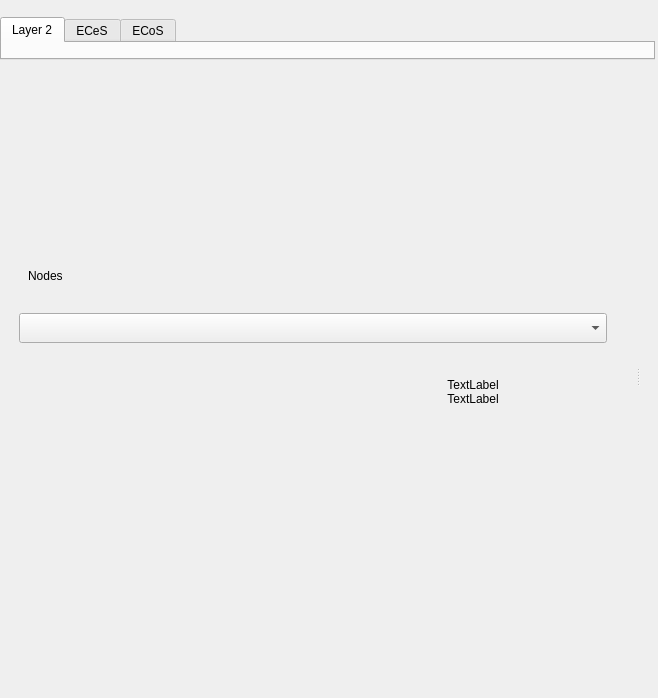
<?xml version="1.0" encoding="UTF-8"?>
<ui version="4.0">
 <class>C_SdBueComIfDescriptionWidget</class>
 <widget class="QWidget" name="C_SdBueComIfDescriptionWidget">
  <property name="geometry">
   <rect>
    <x>0</x>
    <y>0</y>
    <width>658</width>
    <height>698</height>
   </rect>
  </property>
  <property name="windowTitle">
   <string>Form</string>
  </property>
  <layout class="QVBoxLayout" name="verticalLayout_2">
   <property name="leftMargin">
    <number>0</number>
   </property>
   <property name="topMargin">
    <number>17</number>
   </property>
   <property name="rightMargin">
    <number>0</number>
   </property>
   <property name="bottomMargin">
    <number>0</number>
   </property>
   <item>
    <layout class="QVBoxLayout" name="pc_VerticalLayoutMain">
     <property name="spacing">
      <number>0</number>
     </property>
     <property name="rightMargin">
      <number>3</number>
     </property>
     <item>
      <widget class="stw_opensyde_gui_elements::C_OgeTawSelector" name="pc_ProtocolTabWidget">
       <property name="sizePolicy">
        <sizepolicy hsizetype="Expanding" vsizetype="Fixed">
         <horstretch>0</horstretch>
         <verstretch>0</verstretch>
        </sizepolicy>
       </property>
       <property name="minimumSize">
        <size>
         <width>0</width>
         <height>43</height>
        </size>
       </property>
       <property name="maximumSize">
        <size>
         <width>16777215</width>
         <height>43</height>
        </size>
       </property>
       <property name="currentIndex">
        <number>0</number>
       </property>
       <widget class="QWidget" name="pc_Tab1">
        <property name="maximumSize">
         <size>
          <width>16777215</width>
          <height>0</height>
         </size>
        </property>
        <attribute name="title">
         <string>Layer 2</string>
        </attribute>
       </widget>
       <widget class="QWidget" name="pc_Tab2">
        <property name="maximumSize">
         <size>
          <width>16777215</width>
          <height>0</height>
         </size>
        </property>
        <attribute name="title">
         <string>ECeS</string>
        </attribute>
       </widget>
       <widget class="QWidget" name="pc_Tab3">
        <property name="maximumSize">
         <size>
          <width>16777215</width>
          <height>0</height>
         </size>
        </property>
        <attribute name="title">
         <string>ECoS</string>
        </attribute>
       </widget>
      </widget>
     </item>
     <item>
      <widget class="QWidget" name="pc_MainWidget" native="true">
       <layout class="QGridLayout" name="gridLayout">
        <property name="leftMargin">
         <number>0</number>
        </property>
        <property name="topMargin">
         <number>5</number>
        </property>
        <property name="rightMargin">
         <number>0</number>
        </property>
        <property name="bottomMargin">
         <number>11</number>
        </property>
        <item row="0" column="0">
         <widget class="stw_opensyde_gui_elements::C_OgeSpiStandard" name="pc_Splitter">
          <property name="orientation">
           <enum>Qt::Horizontal</enum>
          </property>
          <widget class="QWidget" name="horizontalLayoutWidget">
           <layout class="QHBoxLayout" name="pc_HorizontalLayout_3">
            <property name="spacing">
             <number>0</number>
            </property>
            <item>
             <layout class="QVBoxLayout" name="pc_VerticalLayoutBueSelector">
              <property name="spacing">
               <number>0</number>
              </property>
              <item>
               <widget class="stw_opensyde_gui_elements::C_OgeWiBorder" name="pc_BueSelectorWidget" native="true">
                <layout class="QVBoxLayout" name="verticalLayout" stretch="0,0,1">
                 <property name="spacing">
                  <number>0</number>
                 </property>
                 <property name="leftMargin">
                  <number>0</number>
                 </property>
                 <property name="topMargin">
                  <number>0</number>
                 </property>
                 <property name="rightMargin">
                  <number>0</number>
                 </property>
                 <property name="bottomMargin">
                  <number>0</number>
                 </property>
                 <item>
                  <widget class="stw_opensyde_gui::C_SdBueNodeSelectorWidget" name="pc_NodeSelectorWidget" native="true">
                   <property name="sizePolicy">
                    <sizepolicy hsizetype="Preferred" vsizetype="Fixed">
                     <horstretch>0</horstretch>
                     <verstretch>0</verstretch>
                    </sizepolicy>
                   </property>
                   <property name="minimumSize">
                    <size>
                     <width>0</width>
                     <height>190</height>
                    </size>
                   </property>
                   <property name="maximumSize">
                    <size>
                     <width>16777215</width>
                     <height>190</height>
                    </size>
                   </property>
                  </widget>
                 </item>
                 <item>
                  <widget class="QWidget" name="pc_InterfaceSelectorWidget" native="true">
                   <property name="sizePolicy">
                    <sizepolicy hsizetype="Preferred" vsizetype="Fixed">
                     <horstretch>0</horstretch>
                     <verstretch>0</verstretch>
                    </sizepolicy>
                   </property>
                   <property name="minimumSize">
                    <size>
                     <width>0</width>
                     <height>97</height>
                    </size>
                   </property>
                   <property name="maximumSize">
                    <size>
                     <width>16777215</width>
                     <height>97</height>
                    </size>
                   </property>
                   <layout class="QVBoxLayout" name="verticalLayout_3" stretch="0,1">
                    <property name="spacing">
                     <number>0</number>
                    </property>
                    <property name="leftMargin">
                     <number>1</number>
                    </property>
                    <property name="topMargin">
                     <number>1</number>
                    </property>
                    <property name="rightMargin">
                     <number>1</number>
                    </property>
                    <property name="bottomMargin">
                     <number>0</number>
                    </property>
                    <item>
                     <widget class="QWidget" name="pc_InterfaceSelectorHeaderWidget" native="true">
                      <property name="sizePolicy">
                       <sizepolicy hsizetype="Preferred" vsizetype="Fixed">
                        <horstretch>0</horstretch>
                        <verstretch>0</verstretch>
                       </sizepolicy>
                      </property>
                      <property name="minimumSize">
                       <size>
                        <width>0</width>
                        <height>39</height>
                       </size>
                      </property>
                      <property name="maximumSize">
                       <size>
                        <width>16777215</width>
                        <height>39</height>
                       </size>
                      </property>
                      <layout class="QHBoxLayout" name="horizontalLayout" stretch="0,0,1">
                       <property name="leftMargin">
                        <number>14</number>
                       </property>
                       <item>
                        <widget class="QLabel" name="pc_LabelIcon">
                         <property name="text">
                          <string/>
                         </property>
                         <property name="pixmap">
                          <pixmap resource="../../application.qrc">:/images/system_definition/IconBus.svg</pixmap>
                         </property>
                        </widget>
                       </item>
                       <item>
                        <widget class="stw_opensyde_gui_elements::C_OgeLabGenericNoPaddingNoMargins" name="pc_InterfaceSelectorTitleLabel">
                         <property name="text">
                          <string>Nodes</string>
                         </property>
                        </widget>
                       </item>
                       <item>
                        <spacer name="pc_HorizontalSpacer_3">
                         <property name="orientation">
                          <enum>Qt::Horizontal</enum>
                         </property>
                         <property name="sizeHint" stdset="0">
                          <size>
                           <width>294</width>
                           <height>18</height>
                          </size>
                         </property>
                        </spacer>
                       </item>
                      </layout>
                     </widget>
                    </item>
                    <item>
                     <widget class="QWidget" name="widget" native="true">
                      <layout class="QHBoxLayout" name="horizontalLayout_2">
                       <property name="spacing">
                        <number>0</number>
                       </property>
                       <property name="leftMargin">
                        <number>18</number>
                       </property>
                       <property name="topMargin">
                        <number>10</number>
                       </property>
                       <property name="rightMargin">
                        <number>19</number>
                       </property>
                       <property name="bottomMargin">
                        <number>1</number>
                       </property>
                       <item>
                        <widget class="stw_opensyde_gui_elements::C_OgeCbxText" name="pc_CbInterface">
                         <property name="minimumSize">
                          <size>
                           <width>0</width>
                           <height>30</height>
                          </size>
                         </property>
                         <property name="maximumSize">
                          <size>
                           <width>16777215</width>
                           <height>30</height>
                          </size>
                         </property>
                        </widget>
                       </item>
                      </layout>
                     </widget>
                    </item>
                   </layout>
                  </widget>
                 </item>
                 <item>
                  <layout class="QHBoxLayout" name="pc_HorizontalLayout_10" stretch="0,0">
                   <property name="leftMargin">
                    <number>10</number>
                   </property>
                   <property name="rightMargin">
                    <number>0</number>
                   </property>
                   <item>
                    <widget class="stw_opensyde_gui::C_SdBueMessageSelectorWidget" name="pc_MessageSelectorWidget" native="true"/>
                   </item>
                   <item>
                    <widget class="QWidget" name="pc_LinkToBusWidget" native="true">
                     <layout class="QVBoxLayout" name="verticalLayout_4" stretch="0,0,0,1">
                      <property name="spacing">
                       <number>0</number>
                      </property>
                      <property name="leftMargin">
                       <number>0</number>
                      </property>
                      <property name="topMargin">
                       <number>0</number>
                      </property>
                      <property name="rightMargin">
                       <number>0</number>
                      </property>
                      <property name="bottomMargin">
                       <number>0</number>
                      </property>
                      <item>
                       <spacer name="verticalSpacer">
                        <property name="orientation">
                         <enum>Qt::Vertical</enum>
                        </property>
                        <property name="sizeType">
                         <enum>QSizePolicy::Fixed</enum>
                        </property>
                        <property name="sizeHint" stdset="0">
                         <size>
                          <width>20</width>
                          <height>26</height>
                         </size>
                        </property>
                       </spacer>
                      </item>
                      <item>
                       <widget class="stw_opensyde_gui_elements::C_OgeLabGroupItem" name="pc_HintToBusLabel">
                        <property name="text">
                         <string>TextLabel</string>
                        </property>
                        <property name="alignment">
                         <set>Qt::AlignCenter</set>
                        </property>
                       </widget>
                      </item>
                      <item>
                       <widget class="stw_opensyde_gui_elements::C_OgeLabGroupItem" name="pc_LinkToBusLabel">
                        <property name="text">
                         <string>TextLabel</string>
                        </property>
                        <property name="alignment">
                         <set>Qt::AlignCenter</set>
                        </property>
                       </widget>
                      </item>
                      <item>
                       <spacer name="verticalSpacer_2">
                        <property name="orientation">
                         <enum>Qt::Vertical</enum>
                        </property>
                        <property name="sizeHint" stdset="0">
                         <size>
                          <width>20</width>
                          <height>40</height>
                         </size>
                        </property>
                       </spacer>
                      </item>
                     </layout>
                    </widget>
                   </item>
                  </layout>
                 </item>
                </layout>
               </widget>
              </item>
             </layout>
            </item>
            <item>
             <spacer name="pc_HorizontalSpacer">
              <property name="orientation">
               <enum>Qt::Horizontal</enum>
              </property>
              <property name="sizeType">
               <enum>QSizePolicy::Fixed</enum>
              </property>
              <property name="sizeHint" stdset="0">
               <size>
                <width>9</width>
                <height>20</height>
               </size>
              </property>
             </spacer>
            </item>
           </layout>
          </widget>
          <widget class="QWidget" name="horizontalLayoutWidget_2">
           <layout class="QHBoxLayout" name="pc_HorizontalLayout_8">
            <property name="spacing">
             <number>0</number>
            </property>
            <item>
             <spacer name="pc_HorizontalSpacer_2">
              <property name="orientation">
               <enum>Qt::Horizontal</enum>
              </property>
              <property name="sizeType">
               <enum>QSizePolicy::Fixed</enum>
              </property>
              <property name="sizeHint" stdset="0">
               <size>
                <width>9</width>
                <height>20</height>
               </size>
              </property>
             </spacer>
            </item>
            <item>
             <layout class="QVBoxLayout" name="pc_VerticalLayout">
              <item>
               <widget class="stw_opensyde_gui::C_SdBueMessageSignalEditWidget" name="pc_MsgSigEditWidget" native="true"/>
              </item>
              <item>
               <widget class="stw_opensyde_gui::C_SdBueMessageSignalTableWidget" name="pc_MsgSigTableWidget" native="true"/>
              </item>
             </layout>
            </item>
           </layout>
          </widget>
         </widget>
        </item>
       </layout>
      </widget>
     </item>
    </layout>
   </item>
  </layout>
 </widget>
 <customwidgets>
  <customwidget>
   <class>stw_opensyde_gui_elements::C_OgeSpiStandard</class>
   <extends>QSplitter</extends>
   <header>C_OgeSpiStandard.h</header>
   <container>1</container>
  </customwidget>
  <customwidget>
   <class>stw_opensyde_gui_elements::C_OgeLabGenericNoPaddingNoMargins</class>
   <extends>QLabel</extends>
   <header>C_OgeLabGenericNoPaddingNoMargins.h</header>
  </customwidget>
  <customwidget>
   <class>stw_opensyde_gui_elements::C_OgeLabGroupItem</class>
   <extends>QLabel</extends>
   <header>C_OgeLabGroupItem.h</header>
  </customwidget>
  <customwidget>
   <class>stw_opensyde_gui_elements::C_OgeCbxText</class>
   <extends>QComboBox</extends>
   <header>C_OgeCbxText.h</header>
  </customwidget>
  <customwidget>
   <class>stw_opensyde_gui::C_SdBueNodeSelectorWidget</class>
   <extends>QWidget</extends>
   <header>C_SdBueNodeSelectorWidget.h</header>
   <container>1</container>
  </customwidget>
  <customwidget>
   <class>stw_opensyde_gui::C_SdBueMessageSignalEditWidget</class>
   <extends>QWidget</extends>
   <header>C_SdBueMessageSignalEditWidget.h</header>
   <container>1</container>
  </customwidget>
  <customwidget>
   <class>stw_opensyde_gui::C_SdBueMessageSignalTableWidget</class>
   <extends>QWidget</extends>
   <header>C_SdBueMessageSignalTableWidget.h</header>
   <container>1</container>
  </customwidget>
  <customwidget>
   <class>stw_opensyde_gui::C_SdBueMessageSelectorWidget</class>
   <extends>QWidget</extends>
   <header>C_SdBueMessageSelectorWidget.h</header>
   <container>1</container>
  </customwidget>
  <customwidget>
   <class>stw_opensyde_gui_elements::C_OgeWiBorder</class>
   <extends>QWidget</extends>
   <header>C_OgeWiBorder.h</header>
   <container>1</container>
  </customwidget>
  <customwidget>
   <class>stw_opensyde_gui_elements::C_OgeTawSelector</class>
   <extends>QTabWidget</extends>
   <header>C_OgeTawSelector.h</header>
   <container>1</container>
  </customwidget>
 </customwidgets>
 <resources>
  <include location="../../application.qrc"/>
 </resources>
 <connections/>
</ui>
